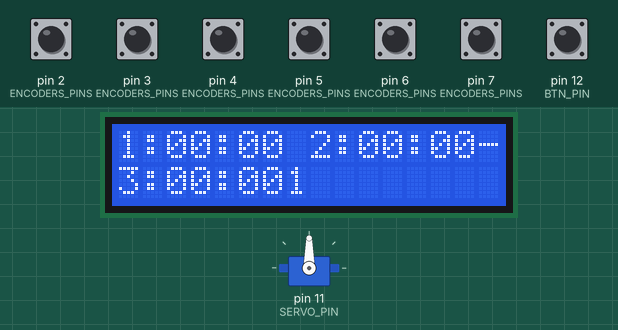
This sketch was run on a simulated Arduino Uno, built with avr-gcc and run on an emulated ATmega328P. On the bench: 16×2 character LCD, servo. Inputs (shaded band) come from the test bench; at power-on: pin 2 (ENCODERS_PINS), pin 3 (ENCODERS_PINS), pin 4 (ENCODERS_PINS), pin 5 (ENCODERS_PINS), pin 6 (ENCODERS_PINS), pin 7 (ENCODERS_PINS), pin 12 (BTN_PIN) HIGH. EEPROM starts erased; what the sketch prints to the serial monitor is not drawn.

Above: at 1.2 s.
1.3 s: pin 12 (BTN_PIN) pulled LOW for 0.15 s
At 1.7 s:
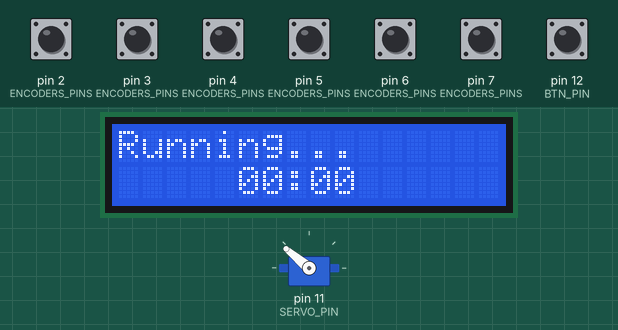
2.0 s: pin 12 (BTN_PIN) pulled LOW for 1 s
At 2.59 s:
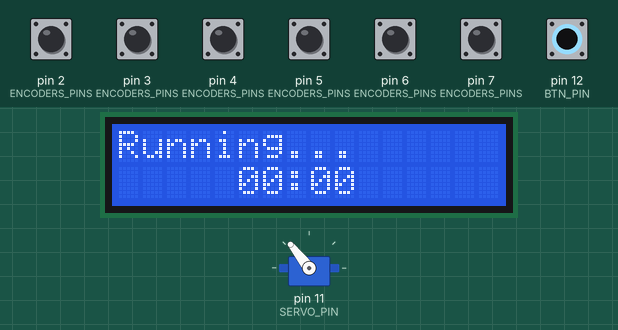
At 3.6 s:
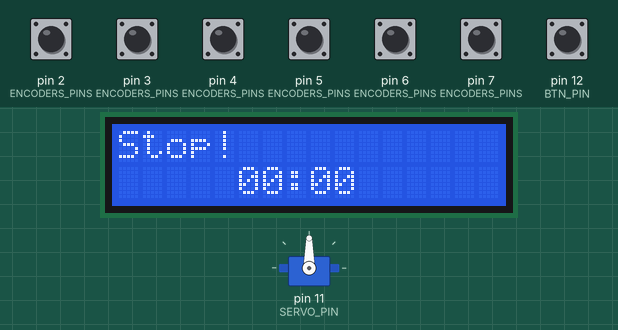
Timing chart, 0 to 5.1 s (numbered marks = the images above; inputs shaded):
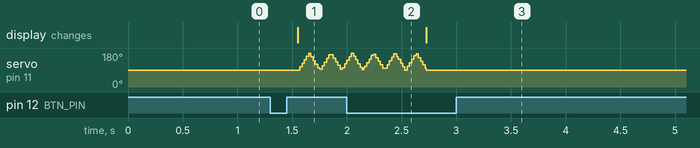

Measured:
- after the input at 2.0 s, the display: changes after 0.73 s (image 3)

The sketch:

MainControl.ino
```cpp
#include <LiquidCrystal.h>
#include <EEPROM.h>
#include <Servo.h>

// Pin assign of rotary encoders(A/B phases)
const int ENCODERS_PINS[3][2] = {{2, 3},
                                {4, 5},
                                {6, 7}
                              };

// Pin assign of a button.
const int BTN_PIN = 12;

// Pin assign of a servo.
const int SERVO_PIN = 11;

// Pin assign of a lcd.
const int RS       = 14;
const int ENABLE   = 15;
const int DB4      = 8;
const int DB5      = 9;
const int DB6      = 10;
const int DB7      = 13;

// For servo
const int MIN_ANGLE = 90;
const int MAX_ANGLE = 180;

// Modes
const int SET_TIMER   = 0;
const int START_TIMER = 1;

//Button state
const int NOT_PRESSED         = 0;
const int PRESSED             = 1;
const int PRESSING            = 2;
const int RELEASED            = 3;
const int LONG_PRESSED        = 4;
const int LONG_PRESSING       = 5;
const int LONG_PRESS_RELEASED = 6;

// Waiting time to avoid chattering.
const int WAIT_FOR_BOUNCE_MSEC = 100;

// Addresses of EEPROM for keeping ringing time.
const int RING_ADDR_OFFSET = 500;

// Time when the bell rings.
int ring_seconds[3] = {0, 0, 0};

// Present encoders state
int enc_state[3][2] = {{0, 0},
                      {0, 0},
                      {0, 0}
                    };

// Previous encoders state
int enc_prev_state[3][2] = {{0, 0},
                            {0, 0},
                            {0, 0}
                          };

// Create objects.
LiquidCrystal lcd(RS, ENABLE, DB4, DB5, DB6, DB7);
Servo myservo;

void setup(){
  Serial.begin(9600);
  // Display initializing message.
  lcd.begin(16, 2); //16 chars × 2 rows
  lcd.clear();
  lcd.setCursor(0, 0);
  lcd.print("STARTING BELL");
  lcd.setCursor(0, 1);
  lcd.print("RINGING MACHINE");

  //Initialize the servo.
  myservo.attach(SERVO_PIN);

  // Get ringing time from EEPROM.
  Serial.println("-----------------");
  for(int i = 0; i < 3; i++){
    Serial.println(RING_ADDR_OFFSET + i*2);
    int upper = EEPROM.read(RING_ADDR_OFFSET + i*2);
    Serial.println(EEPROM.read(RING_ADDR_OFFSET + i*2));
    int lower = EEPROM.read(RING_ADDR_OFFSET + i*2 + 1);
    Serial.println(EEPROM.read(RING_ADDR_OFFSET + i*2 + 1));
    ring_seconds[i] = (int)(upper << 8 | lower);
  }

  // Disable an internal LED.
  pinMode(13,OUTPUT);
  digitalWrite(13,LOW);

  // Initialize rotary encoders.
  pinMode(ENCODERS_PINS[0][0],INPUT_PULLUP);
  pinMode(ENCODERS_PINS[0][1],INPUT_PULLUP);
  pinMode(ENCODERS_PINS[1][0],INPUT_PULLUP);
  pinMode(ENCODERS_PINS[1][1],INPUT_PULLUP);
  pinMode(ENCODERS_PINS[2][0],INPUT_PULLUP);
  pinMode(ENCODERS_PINS[2][1],INPUT_PULLUP);

  // Initialize a button.
  pinMode(BTN_PIN,INPUT_PULLUP);

  // Initialize a servo.
  pinMode(SERVO_PIN,OUTPUT);

  lcd.clear();
}

void loop(){

  // set timer to ring the bell.
  setTimer();
  lcd.clear();

  // start timer.
  startTimer();
  lcd.clear();

}

// set time to ring the bell.
void setTimer(){
  Serial.print(ring_seconds[0]);
  Serial.print(" : ");
  Serial.print(ring_seconds[1]);
  Serial.print(" : ");
  Serial.print(ring_seconds[2]);
  Serial.println(" : ");
  while(true){
    // Display setting information on LCD.
    displayInfo(SET_TIMER, ring_seconds);

    // Adjust ringing time with rotary encoder and wait a short period to avoid chattering.
    for(int i=0; i<3; i++){
      int a = 2 * (i + 1); // Port number for A phase
      int b = a + 1; // Port number for B phase
      enc_state[i][0] = (PIND & _BV(a)) >> a;
      enc_state[i][1] = (PIND & _BV(b)) >> b;

      if(enc_state[i][0] != enc_prev_state[i][0] || enc_state[i][1] != enc_prev_state[i][1] ){
        ring_seconds[i] += readEnc(enc_prev_state[i][0], enc_prev_state[i][1], enc_state[i][0], enc_state[i][1]) * 10;
        if(ring_seconds[i] < 0) ring_seconds[i] = 0;
      }

      enc_prev_state[i][0] = enc_state[i][0];
      enc_prev_state[i][1] = enc_state[i][1];
    }

    // Check the button state.
    switch (detectBtnStat()){
        case RELEASED:
          //save ring_seconds to EEPROM.
          for(int i = 0; i < 3; i++){
            EEPROM.write(RING_ADDR_OFFSET + i*2, ring_seconds[i] >> 8);
            EEPROM.write(RING_ADDR_OFFSET + i*2 + 1, ring_seconds[i] & 0xFF);
            Serial.println(RING_ADDR_OFFSET + i*2);
            // EEPROM.write(RING_ADDR_OFFSET + i*2, i*10 >> 8);
            Serial.println(ring_seconds[i] >> 8);
            // EEPROM.write(RING_ADDR_OFFSET + i*2 + 1, i*10 & 0xFF);
            Serial.println(ring_seconds[i] & 0xFF);
          }
          return;
          break;
        // case LONG_PRESSED:
          // TODO: Implement preset mode.
          // break;
    }
  }
}

void startTimer(){
  int is_stopping = 0;                      // Is the timer stops?
  unsigned long start_time = millis();      // Time when this method starts[msec].
  unsigned long suspension_start_time = 0;  // Time when stops timer[msec].
  unsigned long total_suspension_time = 0;  // Total elapsed time while timer stops[msec].
  int rang_bell[3] = {0, 0, 0};           // See whether it already rang the bell or not
  int args[2] = {0, 0};                     // [is_stopping, Elapsed time]

  // Start timer.
  // Control the servo when it's ringing time.
  while(true){
    // Display information on LCD.
    displayInfo(START_TIMER, args);

    // If it is ringing time, ring the bell.
    if(args[1] == ring_seconds[0] && !rang_bell[0]){
      ringBell(1);
      rang_bell[0] = !rang_bell[0];
    }else if(args[1] == ring_seconds[1] && !rang_bell[1]){
      ringBell(2);
      rang_bell[1] = !rang_bell[1];
    }else if(args[1] == ring_seconds[2] && !rang_bell[2]){
      ringBell(3);
      rang_bell[2] = !rang_bell[2];
    }

    // Update args.
    //Update is_stopping.
    args[0] = is_stopping;
    //Update elapsed time.
    if(!is_stopping){
      args[1] = (int)((millis() - start_time - total_suspension_time) / 1000L);
    }

    // Check the button state.
    switch(detectBtnStat()){
      case LONG_PRESSING:
        return;
        break;
      case PRESSED:
        // Stop/restart timer.
        is_stopping = !is_stopping;

        if(is_stopping != 0){
          // When the timer stops.
          suspension_start_time = millis();
        }else{
          //When the timer restarts.
          total_suspension_time += millis() - suspension_start_time;
        }
        break;
    }
  }
}

// Display information on LCD.
void displayInfo(int mode, int* args){
  switch (mode) {
    case SET_TIMER:
      lcd.setCursor(0, 0);
      // 1st ringing time
      lcd.print("1:");
      printTime(*args);
      // 2nd ringing time
      lcd.print(" 2:");
      printTime(*(args+1));
      lcd.setCursor(0, 1);
      // 3rd ringing time
      lcd.print("3:");
      printTime(*(args+2));
      break;

    case START_TIMER:
      //上の段
      lcd.setCursor(0, 0);
      if(*args == 0){
        // When measuring
        lcd.print("Running...");
      }else{
        // When measuring is suspended
        lcd.print("Stop!     ");
      }

      //下の段
      lcd.setCursor(5,1);
      // now
      printTime(*(args+1));
      break;

    default:
      ;
  }
}

// Returns encoder's rotate dirction.
int readEnc(uint8_t prev_a, uint8_t prev_b, uint8_t a, uint8_t b){
  uint8_t encoded  = (prev_a << 4) | (prev_b << 3) | (a << 2) | b;

  // if(encoded == 0b1101 || encoded == 0b0100 || encoded == 0b0010 || encoded == 0b1011){
  if(encoded == 0b0100|| encoded == 0b0010){
    // delay(WAIT_FOR_BOUNCE_MSEC);
    return 1;
  // } else if(encoded == 0b0010 || encoded == 0b0111 || encoded == 0b0001 || encoded == 0b1000) {
  }else if(encoded == 0b0001) {
    return -1;
    // delay(WAIT_FOR_BOUNCE_MSEC);
  }else{
    return 0;
  }
}

// Display time like XX:XX.
void printTime(int total_seconds){
  int minutes = total_seconds / 60;
  int seconds = total_seconds % 60;

  // Print time on LCD.
  if(minutes < 10) lcd.print(0);
  lcd.print(minutes);
  lcd.print(":");
  if(seconds < 10) lcd.print(0);
  lcd.print(seconds);
}

// Control the servo to ring the bell.
// This method is supposed to be completed in less than one second.
void ringBell(int times){
  float stroke_time = 333;             // Time for one stroke[msec].
  int delay_msec = (int)(stroke_time / ((MAX_ANGLE - MIN_ANGLE) * 2 + 1)); // Calculate delay to finish all strokes in one second.

  // Push an arm.
  for(int i=0; i<times; i++){
    for(int pos = MIN_ANGLE; pos <= MAX_ANGLE; pos++){
      myservo.write(pos);
      delay(delay_msec);
    }

    // Pull an arm.
    for(int pos = MAX_ANGLE - 1; pos >= MIN_ANGLE; pos--){
      myservo.write(pos);
      delay(delay_msec);
    }
  }
}

int detectBtnStat(){
  static bool is_long = false; // Manage the button long pressing
  static int old_btn_val = digitalRead(BTN_PIN); // The button's previous state.
  static unsigned long pressed_time = 0;           // Time when the button pressed.
  int button_state = NOT_PRESSED;

  int btn_val = digitalRead(BTN_PIN);

  if(!btn_val & (btn_val ^ old_btn_val) & !is_long){
    // When the button is pressed.
    pressed_time = millis();
    button_state = PRESSED;

  }else if(!btn_val & !old_btn_val){
    // When the button is kept pressing.

    if(is_long){
      // When the button is kept pressing over 2 seconds.
      button_state = LONG_PRESSING;
    }else{
      if(millis() - pressed_time > 2000){
        button_state = LONG_PRESSED;
        is_long = true;
      }else{
        button_state = PRESSING;
      }
    }

  }else if(btn_val & (btn_val ^ old_btn_val)){
    // When the button is released.

    if(is_long){
      //When the button is released after long pressing.
      button_state = LONG_PRESS_RELEASED;
      is_long = false;
      delay(80);

    }else{
      if(millis() - pressed_time > 10){
        button_state = RELEASED;
        delay(80);
      }
    }

  }else{
    button_state = NOT_PRESSED;
  }

  old_btn_val = btn_val;

  return button_state;
}
```
